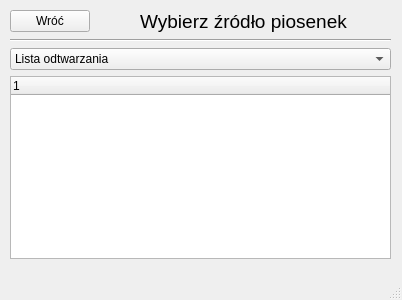
<?xml version="1.0" encoding="UTF-8"?>
<ui version="4.0">
 <class>MainWindow</class>
 <widget class="QMainWindow" name="MainWindow">
  <property name="geometry">
   <rect>
    <x>0</x>
    <y>0</y>
    <width>402</width>
    <height>300</height>
   </rect>
  </property>
  <property name="windowTitle">
   <string>MainWindow</string>
  </property>
  <widget class="QWidget" name="centralwidget">
   <widget class="QWidget" name="">
    <property name="geometry">
     <rect>
      <x>10</x>
      <y>10</y>
      <width>381</width>
      <height>249</height>
     </rect>
    </property>
    <layout class="QVBoxLayout" name="verticalLayout">
     <item>
      <layout class="QHBoxLayout" name="horizontalLayout">
       <item>
        <widget class="QPushButton" name="pushButton">
         <property name="text">
          <string>Wróć</string>
         </property>
        </widget>
       </item>
       <item>
        <spacer name="horizontalSpacer">
         <property name="orientation">
          <enum>Qt::Horizontal</enum>
         </property>
         <property name="sizeHint" stdset="0">
          <size>
           <width>40</width>
           <height>20</height>
          </size>
         </property>
        </spacer>
       </item>
       <item>
        <widget class="QLabel" name="label">
         <property name="font">
          <font>
           <pointsize>14</pointsize>
          </font>
         </property>
         <property name="text">
          <string>Wybierz źródło piosenek</string>
         </property>
         <property name="alignment">
          <set>Qt::AlignCenter</set>
         </property>
        </widget>
       </item>
       <item>
        <spacer name="horizontalSpacer_2">
         <property name="orientation">
          <enum>Qt::Horizontal</enum>
         </property>
         <property name="sizeHint" stdset="0">
          <size>
           <width>40</width>
           <height>20</height>
          </size>
         </property>
        </spacer>
       </item>
      </layout>
     </item>
     <item>
      <widget class="Line" name="line">
       <property name="orientation">
        <enum>Qt::Horizontal</enum>
       </property>
      </widget>
     </item>
     <item>
      <widget class="QComboBox" name="comboBox">
       <item>
        <property name="text">
         <string>Lista odtwarzania</string>
        </property>
       </item>
       <item>
        <property name="text">
         <string>Katalog</string>
        </property>
       </item>
      </widget>
     </item>
     <item>
      <widget class="QTreeWidget" name="treeWidget">
       <column>
        <property name="text">
         <string notr="true">1</string>
        </property>
       </column>
      </widget>
     </item>
    </layout>
   </widget>
  </widget>
  <widget class="QMenuBar" name="menubar">
   <property name="geometry">
    <rect>
     <x>0</x>
     <y>0</y>
     <width>402</width>
     <height>21</height>
    </rect>
   </property>
  </widget>
  <widget class="QStatusBar" name="statusbar"/>
 </widget>
 <resources/>
 <connections/>
</ui>
